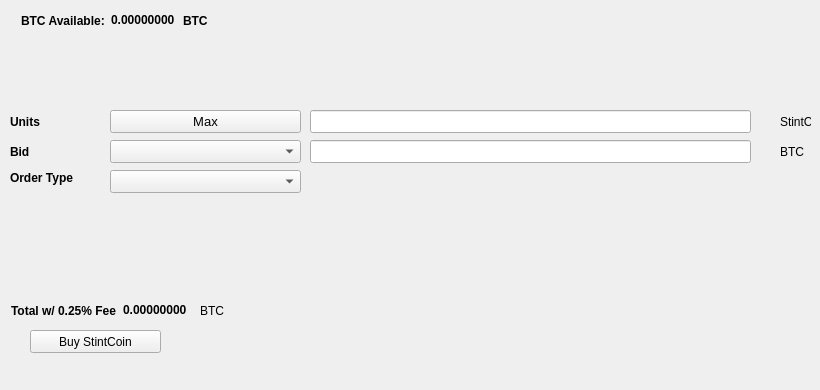
   <widget class="QWidget" name="BuyTab">
    <attribute name="title">
     <string>Buy</string>
    </attribute>
    <widget class="QPushButton" name="BuyStintCoin">
     <property name="geometry">
      <rect>
       <x>30</x>
       <y>330</y>
       <width>131</width>
       <height>23</height>
      </rect>
     </property>
     <property name="text">
      <string>Buy StintCoin</string>
     </property>
     <property name="icon">
      <iconset resource="../stintcoin.qrc">
       <normaloff>:/icons/bitcoin</normaloff>:/icons/bitcoin</iconset>
     </property>
    </widget>
    <widget class="QLabel" name="label_3">
     <property name="geometry">
      <rect>
       <x>10</x>
       <y>110</y>
       <width>46</width>
       <height>23</height>
      </rect>
     </property>
     <property name="font">
      <font>
       <weight>75</weight>
       <bold>true</bold>
      </font>
     </property>
     <property name="text">
      <string>Units</string>
     </property>
    </widget>
    <widget class="QLineEdit" name="UnitsInput">
     <property name="geometry">
      <rect>
       <x>310</x>
       <y>110</y>
       <width>441</width>
       <height>23</height>
      </rect>
     </property>
     <property name="font">
      <font>
       <pointsize>9</pointsize>
       <weight>75</weight>
       <bold>true</bold>
      </font>
     </property>
    </widget>
    <widget class="QLineEdit" name="BuyBidPriceEdit">
     <property name="geometry">
      <rect>
       <x>310</x>
       <y>140</y>
       <width>441</width>
       <height>23</height>
      </rect>
     </property>
     <property name="font">
      <font>
       <pointsize>9</pointsize>
       <weight>75</weight>
       <bold>true</bold>
      </font>
     </property>
    </widget>
    <widget class="QLabel" name="label_4">
     <property name="geometry">
      <rect>
       <x>780</x>
       <y>110</y>
       <width>31</width>
       <height>23</height>
      </rect>
     </property>
     <property name="text">
      <string>StintCoin</string>
     </property>
    </widget>
    <widget class="QLabel" name="label_5">
     <property name="geometry">
      <rect>
       <x>780</x>
       <y>140</y>
       <width>31</width>
       <height>23</height>
      </rect>
     </property>
     <property name="text">
      <string>BTC</string>
     </property>
    </widget>
    <widget class="QLabel" name="label_6">
     <property name="geometry">
      <rect>
       <x>10</x>
       <y>140</y>
       <width>46</width>
       <height>23</height>
      </rect>
     </property>
     <property name="font">
      <font>
       <weight>75</weight>
       <bold>true</bold>
      </font>
     </property>
     <property name="text">
      <string>Bid</string>
     </property>
    </widget>
    <widget class="QLabel" name="label_7">
     <property name="geometry">
      <rect>
       <x>10</x>
       <y>170</y>
       <width>91</width>
       <height>16</height>
      </rect>
     </property>
     <property name="font">
      <font>
       <weight>75</weight>
       <bold>true</bold>
      </font>
     </property>
     <property name="text">
      <string>Order Type</string>
     </property>
    </widget>
    <widget class="QPushButton" name="Buy_Max_Amount">
     <property name="geometry">
      <rect>
       <x>110</x>
       <y>110</y>
       <width>191</width>
       <height>23</height>
      </rect>
     </property>
     <property name="font">
      <font>
       <pointsize>10</pointsize>
      </font>
     </property>
     <property name="text">
      <string>Max</string>
     </property>
    </widget>
    <widget class="QComboBox" name="BuyBidcomboBox">
     <property name="geometry">
      <rect>
       <x>110</x>
       <y>140</y>
       <width>191</width>
       <height>23</height>
      </rect>
     </property>
     <property name="font">
      <font>
       <pointsize>10</pointsize>
      </font>
     </property>
    </widget>
    <widget class="QComboBox" name="buyOrdertypeCombo">
     <property name="geometry">
      <rect>
       <x>110</x>
       <y>170</y>
       <width>191</width>
       <height>23</height>
      </rect>
     </property>
     <property name="font">
      <font>
       <pointsize>10</pointsize>
      </font>
     </property>
    </widget>
    <widget class="QWidget" name="layoutWidget1">
     <property name="geometry">
      <rect>
       <x>21</x>
       <y>11</y>
       <width>227</width>
       <height>19</height>
      </rect>
     </property>
     <layout class="QHBoxLayout" name="horizontalLayout_3">
      <item>
       <widget class="QLabel" name="label232">
        <property name="font">
         <font>
          <weight>75</weight>
          <bold>true</bold>
         </font>
        </property>
        <property name="text">
         <string>BTC Available:</string>
        </property>
       </widget>
      </item>
      <item>
       <widget class="QLabel" name="BtcAvailableLbl">
        <property name="palette">
         <palette>
          <active>
           <colorrole role="WindowText">
            <brush brushstyle="SolidPattern">
             <color alpha="255">
              <red>0</red>
              <green>0</green>
              <blue>0</blue>
             </color>
            </brush>
           </colorrole>
           <colorrole role="Button">
            <brush brushstyle="SolidPattern">
             <color alpha="255">
              <red>0</red>
              <green>170</green>
              <blue>0</blue>
             </color>
            </brush>
           </colorrole>
           <colorrole role="Light">
            <brush brushstyle="SolidPattern">
             <color alpha="255">
              <red>0</red>
              <green>255</green>
              <blue>0</blue>
             </color>
            </brush>
           </colorrole>
           <colorrole role="Midlight">
            <brush brushstyle="SolidPattern">
             <color alpha="255">
              <red>0</red>
              <green>212</green>
              <blue>0</blue>
             </color>
            </brush>
           </colorrole>
           <colorrole role="Dark">
            <brush brushstyle="SolidPattern">
             <color alpha="255">
              <red>0</red>
              <green>85</green>
              <blue>0</blue>
             </color>
            </brush>
           </colorrole>
           <colorrole role="Mid">
            <brush brushstyle="SolidPattern">
             <color alpha="255">
              <red>0</red>
              <green>113</green>
              <blue>0</blue>
             </color>
            </brush>
           </colorrole>
           <colorrole role="Text">
            <brush brushstyle="SolidPattern">
             <color alpha="255">
              <red>0</red>
              <green>170</green>
              <blue>0</blue>
             </color>
            </brush>
           </colorrole>
           <colorrole role="BrightText">
            <brush brushstyle="SolidPattern">
             <color alpha="255">
              <red>255</red>
              <green>255</green>
              <blue>255</blue>
             </color>
            </brush>
           </colorrole>
           <colorrole role="ButtonText">
            <brush brushstyle="SolidPattern">
             <color alpha="255">
              <red>0</red>
              <green>0</green>
              <blue>0</blue>
             </color>
            </brush>
           </colorrole>
           <colorrole role="Base">
            <brush brushstyle="SolidPattern">
             <color alpha="255">
              <red>255</red>
              <green>255</green>
              <blue>255</blue>
             </color>
            </brush>
           </colorrole>
           <colorrole role="Window">
            <brush brushstyle="SolidPattern">
             <color alpha="255">
              <red>0</red>
              <green>170</green>
              <blue>0</blue>
             </color>
            </brush>
           </colorrole>
           <colorrole role="Shadow">
            <brush brushstyle="SolidPattern">
             <color alpha="255">
              <red>0</red>
              <green>0</green>
              <blue>0</blue>
             </color>
            </brush>
           </colorrole>
           <colorrole role="AlternateBase">
            <brush brushstyle="SolidPattern">
             <color alpha="255">
              <red>127</red>
              <green>212</green>
              <blue>127</blue>
             </color>
            </brush>
           </colorrole>
           <colorrole role="ToolTipBase">
            <brush brushstyle="SolidPattern">
             <color alpha="255">
              <red>255</red>
              <green>255</green>
              <blue>220</blue>
             </color>
            </brush>
           </colorrole>
           <colorrole role="ToolTipText">
            <brush brushstyle="SolidPattern">
             <color alpha="255">
              <red>0</red>
              <green>0</green>
              <blue>0</blue>
             </color>
            </brush>
           </colorrole>
          </active>
          <inactive>
           <colorrole role="WindowText">
            <brush brushstyle="SolidPattern">
             <color alpha="255">
              <red>0</red>
              <green>0</green>
              <blue>0</blue>
             </color>
            </brush>
           </colorrole>
           <colorrole role="Button">
            <brush brushstyle="SolidPattern">
             <color alpha="255">
              <red>0</red>
              <green>170</green>
              <blue>0</blue>
             </color>
            </brush>
           </colorrole>
           <colorrole role="Light">
            <brush brushstyle="SolidPattern">
             <color alpha="255">
              <red>0</red>
              <green>255</green>
              <blue>0</blue>
             </color>
            </brush>
           </colorrole>
           <colorrole role="Midlight">
            <brush brushstyle="SolidPattern">
             <color alpha="255">
              <red>0</red>
              <green>212</green>
              <blue>0</blue>
             </color>
            </brush>
           </colorrole>
           <colorrole role="Dark">
            <brush brushstyle="SolidPattern">
             <color alpha="255">
              <red>0</red>
              <green>85</green>
              <blue>0</blue>
             </color>
            </brush>
           </colorrole>
           <colorrole role="Mid">
            <brush brushstyle="SolidPattern">
             <color alpha="255">
              <red>0</red>
              <green>113</green>
              <blue>0</blue>
             </color>
            </brush>
           </colorrole>
           <colorrole role="Text">
            <brush brushstyle="SolidPattern">
             <color alpha="255">
              <red>0</red>
              <green>170</green>
              <blue>0</blue>
             </color>
            </brush>
           </colorrole>
           <colorrole role="BrightText">
            <brush brushstyle="SolidPattern">
             <color alpha="255">
              <red>255</red>
              <green>255</green>
              <blue>255</blue>
             </color>
            </brush>
           </colorrole>
           <colorrole role="ButtonText">
            <brush brushstyle="SolidPattern">
             <color alpha="255">
              <red>0</red>
              <green>0</green>
              <blue>0</blue>
             </color>
            </brush>
           </colorrole>
           <colorrole role="Base">
            <brush brushstyle="SolidPattern">
             <color alpha="255">
              <red>255</red>
              <green>255</green>
              <blue>255</blue>
             </color>
            </brush>
           </colorrole>
           <colorrole role="Window">
            <brush brushstyle="SolidPattern">
             <color alpha="255">
              <red>0</red>
              <green>170</green>
              <blue>0</blue>
             </color>
            </brush>
           </colorrole>
           <colorrole role="Shadow">
            <brush brushstyle="SolidPattern">
             <color alpha="255">
              <red>0</red>
              <green>0</green>
              <blue>0</blue>
             </color>
            </brush>
           </colorrole>
           <colorrole role="AlternateBase">
            <brush brushstyle="SolidPattern">
             <color alpha="255">
              <red>127</red>
              <green>212</green>
              <blue>127</blue>
             </color>
            </brush>
           </colorrole>
           <colorrole role="ToolTipBase">
            <brush brushstyle="SolidPattern">
             <color alpha="255">
              <red>255</red>
              <green>255</green>
              <blue>220</blue>
             </color>
            </brush>
           </colorrole>
           <colorrole role="ToolTipText">
            <brush brushstyle="SolidPattern">
             <color alpha="255">
              <red>0</red>
              <green>0</green>
              <blue>0</blue>
             </color>
            </brush>
           </colorrole>
          </inactive>
          <disabled>
           <colorrole role="WindowText">
            <brush brushstyle="SolidPattern">
             <color alpha="255">
              <red>0</red>
              <green>85</green>
              <blue>0</blue>
             </color>
            </brush>
           </colorrole>
           <colorrole role="Button">
            <brush brushstyle="SolidPattern">
             <color alpha="255">
              <red>0</red>
              <green>170</green>
              <blue>0</blue>
             </color>
            </brush>
           </colorrole>
           <colorrole role="Light">
            <brush brushstyle="SolidPattern">
             <color alpha="255">
              <red>0</red>
              <green>255</green>
              <blue>0</blue>
             </color>
            </brush>
           </colorrole>
           <colorrole role="Midlight">
            <brush brushstyle="SolidPattern">
             <color alpha="255">
              <red>0</red>
              <green>212</green>
              <blue>0</blue>
             </color>
            </brush>
           </colorrole>
           <colorrole role="Dark">
            <brush brushstyle="SolidPattern">
             <color alpha="255">
              <red>0</red>
              <green>85</green>
              <blue>0</blue>
             </color>
            </brush>
           </colorrole>
           <colorrole role="Mid">
            <brush brushstyle="SolidPattern">
             <color alpha="255">
              <red>0</red>
              <green>113</green>
              <blue>0</blue>
             </color>
            </brush>
           </colorrole>
           <colorrole role="Text">
            <brush brushstyle="SolidPattern">
             <color alpha="255">
              <red>0</red>
              <green>85</green>
              <blue>0</blue>
             </color>
            </brush>
           </colorrole>
           <colorrole role="BrightText">
            <brush brushstyle="SolidPattern">
             <color alpha="255">
              <red>255</red>
              <green>255</green>
              <blue>255</blue>
             </color>
            </brush>
           </colorrole>
           <colorrole role="ButtonText">
            <brush brushstyle="SolidPattern">
             <color alpha="255">
              <red>0</red>
              <green>85</green>
              <blue>0</blue>
             </color>
            </brush>
           </colorrole>
           <colorrole role="Base">
            <brush brushstyle="SolidPattern">
             <color alpha="255">
              <red>0</red>
              <green>170</green>
              <blue>0</blue>
             </color>
            </brush>
           </colorrole>
           <colorrole role="Window">
            <brush brushstyle="SolidPattern">
             <color alpha="255">
              <red>0</red>
              <green>170</green>
              <blue>0</blue>
             </color>
            </brush>
           </colorrole>
           <colorrole role="Shadow">
            <brush brushstyle="SolidPattern">
             <color alpha="255">
              <red>0</red>
              <green>0</green>
              <blue>0</blue>
             </color>
            </brush>
           </colorrole>
           <colorrole role="AlternateBase">
            <brush brushstyle="SolidPattern">
             <color alpha="255">
              <red>0</red>
              <green>170</green>
              <blue>0</blue>
             </color>
            </brush>
           </colorrole>
           <colorrole role="ToolTipBase">
            <brush brushstyle="SolidPattern">
             <color alpha="255">
              <red>255</red>
              <green>255</green>
              <blue>220</blue>
             </color>
            </brush>
           </colorrole>
           <colorrole role="ToolTipText">
            <brush brushstyle="SolidPattern">
             <color alpha="255">
              <red>0</red>
              <green>0</green>
              <blue>0</blue>
             </color>
            </brush>
           </colorrole>
          </disabled>
         </palette>
        </property>
        <property name="font">
         <font>
          <weight>75</weight>
          <bold>true</bold>
         </font>
        </property>
        <property name="text">
         <string>0.00000000</string>
        </property>
        <property name="textInteractionFlags">
         <set>Qt::LinksAccessibleByMouse|Qt::TextSelectableByKeyboard|Qt::TextSelectableByMouse</set>
        </property>
       </widget>
      </item>
      <item>
       <widget class="QLabel" name="BtcAvailableLbl_2">
        <property name="font">
         <font>
          <weight>75</weight>
          <bold>true</bold>
         </font>
        </property>
        <property name="text">
         <string>BTC</string>
        </property>
       </widget>
      </item>
     </layout>
    </widget>
    <widget class="QWidget" name="layoutWidge2">
     <property name="geometry">
      <rect>
       <x>11</x>
       <y>301</y>
       <width>259</width>
       <height>19</height>
      </rect>
     </property>
     <layout class="QHBoxLayout" name="horizontalLayout_4">
      <item>
       <widget class="QLabel" name="label_9">
        <property name="font">
         <font>
          <weight>75</weight>
          <bold>true</bold>
         </font>
        </property>
        <property name="text">
         <string>Total w/ 0.25% Fee</string>
        </property>
       </widget>
      </item>
      <item>
       <widget class="QLabel" name="BuyCostLabel">
        <property name="palette">
         <palette>
          <active>
           <colorrole role="WindowText">
            <brush brushstyle="SolidPattern">
             <color alpha="255">
              <red>0</red>
              <green>0</green>
              <blue>0</blue>
             </color>
            </brush>
           </colorrole>
           <colorrole role="Button">
            <brush brushstyle="SolidPattern">
             <color alpha="255">
              <red>0</red>
              <green>170</green>
              <blue>0</blue>
             </color>
            </brush>
           </colorrole>
           <colorrole role="Light">
            <brush brushstyle="SolidPattern">
             <color alpha="255">
              <red>0</red>
              <green>255</green>
              <blue>0</blue>
             </color>
            </brush>
           </colorrole>
           <colorrole role="Midlight">
            <brush brushstyle="SolidPattern">
             <color alpha="255">
              <red>0</red>
              <green>212</green>
              <blue>0</blue>
             </color>
            </brush>
           </colorrole>
           <colorrole role="Dark">
            <brush brushstyle="SolidPattern">
             <color alpha="255">
              <red>0</red>
              <green>85</green>
              <blue>0</blue>
             </color>
            </brush>
           </colorrole>
           <colorrole role="Mid">
            <brush brushstyle="SolidPattern">
             <color alpha="255">
              <red>0</red>
              <green>113</green>
              <blue>0</blue>
             </color>
            </brush>
           </colorrole>
           <colorrole role="Text">
            <brush brushstyle="SolidPattern">
             <color alpha="255">
              <red>0</red>
              <green>170</green>
              <blue>0</blue>
             </color>
            </brush>
           </colorrole>
           <colorrole role="BrightText">
            <brush brushstyle="SolidPattern">
             <color alpha="255">
              <red>255</red>
              <green>255</green>
              <blue>255</blue>
             </color>
            </brush>
           </colorrole>
           <colorrole role="ButtonText">
            <brush brushstyle="SolidPattern">
             <color alpha="255">
              <red>0</red>
              <green>0</green>
              <blue>0</blue>
             </color>
            </brush>
           </colorrole>
           <colorrole role="Base">
            <brush brushstyle="SolidPattern">
             <color alpha="255">
              <red>255</red>
              <green>255</green>
              <blue>255</blue>
             </color>
            </brush>
           </colorrole>
           <colorrole role="Window">
            <brush brushstyle="SolidPattern">
             <color alpha="255">
              <red>0</red>
              <green>170</green>
              <blue>0</blue>
             </color>
            </brush>
           </colorrole>
           <colorrole role="Shadow">
            <brush brushstyle="SolidPattern">
             <color alpha="255">
              <red>0</red>
              <green>0</green>
              <blue>0</blue>
             </color>
            </brush>
           </colorrole>
           <colorrole role="AlternateBase">
            <brush brushstyle="SolidPattern">
             <color alpha="255">
              <red>127</red>
              <green>212</green>
              <blue>127</blue>
             </color>
            </brush>
           </colorrole>
           <colorrole role="ToolTipBase">
            <brush brushstyle="SolidPattern">
             <color alpha="255">
              <red>255</red>
              <green>255</green>
              <blue>220</blue>
             </color>
            </brush>
           </colorrole>
           <colorrole role="ToolTipText">
            <brush brushstyle="SolidPattern">
             <color alpha="255">
              <red>0</red>
              <green>0</green>
              <blue>0</blue>
             </color>
            </brush>
           </colorrole>
          </active>
          <inactive>
           <colorrole role="WindowText">
            <brush brushstyle="SolidPattern">
             <color alpha="255">
              <red>0</red>
              <green>0</green>
              <blue>0</blue>
             </color>
            </brush>
           </colorrole>
           <colorrole role="Button">
            <brush brushstyle="SolidPattern">
             <color alpha="255">
              <red>0</red>
              <green>170</green>
              <blue>0</blue>
             </color>
            </brush>
           </colorrole>
           <colorrole role="Light">
            <brush brushstyle="SolidPattern">
             <color alpha="255">
              <red>0</red>
              <green>255</green>
              <blue>0</blue>
             </color>
            </brush>
           </colorrole>
           <colorrole role="Midlight">
            <brush brushstyle="SolidPattern">
             <color alpha="255">
              <red>0</red>
              <green>212</green>
              <blue>0</blue>
             </color>
            </brush>
           </colorrole>
           <colorrole role="Dark">
            <brush brushstyle="SolidPattern">
             <color alpha="255">
              <red>0</red>
              <green>85</green>
              <blue>0</blue>
             </color>
            </brush>
           </colorrole>
           <colorrole role="Mid">
            <brush brushstyle="SolidPattern">
             <color alpha="255">
              <red>0</red>
              <green>113</green>
              <blue>0</blue>
             </color>
            </brush>
           </colorrole>
           <colorrole role="Text">
            <brush brushstyle="SolidPattern">
             <color alpha="255">
              <red>0</red>
              <green>170</green>
              <blue>0</blue>
             </color>
            </brush>
           </colorrole>
           <colorrole role="BrightText">
            <brush brushstyle="SolidPattern">
             <color alpha="255">
              <red>255</red>
              <green>255</green>
              <blue>255</blue>
             </color>
            </brush>
           </colorrole>
           <colorrole role="ButtonText">
            <brush brushstyle="SolidPattern">
             <color alpha="255">
              <red>0</red>
              <green>0</green>
              <blue>0</blue>
             </color>
            </brush>
           </colorrole>
           <colorrole role="Base">
            <brush brushstyle="SolidPattern">
             <color alpha="255">
              <red>255</red>
              <green>255</green>
              <blue>255</blue>
             </color>
            </brush>
           </colorrole>
           <colorrole role="Window">
            <brush brushstyle="SolidPattern">
             <color alpha="255">
              <red>0</red>
              <green>170</green>
              <blue>0</blue>
             </color>
            </brush>
           </colorrole>
           <colorrole role="Shadow">
            <brush brushstyle="SolidPattern">
             <color alpha="255">
              <red>0</red>
              <green>0</green>
              <blue>0</blue>
             </color>
            </brush>
           </colorrole>
           <colorrole role="AlternateBase">
            <brush brushstyle="SolidPattern">
             <color alpha="255">
              <red>127</red>
              <green>212</green>
              <blue>127</blue>
             </color>
            </brush>
           </colorrole>
           <colorrole role="ToolTipBase">
            <brush brushstyle="SolidPattern">
             <color alpha="255">
              <red>255</red>
              <green>255</green>
              <blue>220</blue>
             </color>
            </brush>
           </colorrole>
           <colorrole role="ToolTipText">
            <brush brushstyle="SolidPattern">
             <color alpha="255">
              <red>0</red>
              <green>0</green>
              <blue>0</blue>
             </color>
            </brush>
           </colorrole>
          </inactive>
          <disabled>
           <colorrole role="WindowText">
            <brush brushstyle="SolidPattern">
             <color alpha="255">
              <red>0</red>
              <green>85</green>
              <blue>0</blue>
             </color>
            </brush>
           </colorrole>
           <colorrole role="Button">
            <brush brushstyle="SolidPattern">
             <color alpha="255">
              <red>0</red>
              <green>170</green>
              <blue>0</blue>
             </color>
            </brush>
           </colorrole>
           <colorrole role="Light">
            <brush brushstyle="SolidPattern">
             <color alpha="255">
              <red>0</red>
              <green>255</green>
              <blue>0</blue>
             </color>
            </brush>
           </colorrole>
           <colorrole role="Midlight">
            <brush brushstyle="SolidPattern">
             <color alpha="255">
              <red>0</red>
              <green>212</green>
              <blue>0</blue>
             </color>
            </brush>
           </colorrole>
           <colorrole role="Dark">
            <brush brushstyle="SolidPattern">
             <color alpha="255">
              <red>0</red>
              <green>85</green>
              <blue>0</blue>
             </color>
            </brush>
           </colorrole>
           <colorrole role="Mid">
            <brush brushstyle="SolidPattern">
             <color alpha="255">
              <red>0</red>
              <green>113</green>
              <blue>0</blue>
             </color>
            </brush>
           </colorrole>
           <colorrole role="Text">
            <brush brushstyle="SolidPattern">
             <color alpha="255">
              <red>0</red>
              <green>85</green>
              <blue>0</blue>
             </color>
            </brush>
           </colorrole>
           <colorrole role="BrightText">
            <brush brushstyle="SolidPattern">
             <color alpha="255">
              <red>255</red>
              <green>255</green>
              <blue>255</blue>
             </color>
            </brush>
           </colorrole>
           <colorrole role="ButtonText">
            <brush brushstyle="SolidPattern">
             <color alpha="255">
              <red>0</red>
              <green>85</green>
              <blue>0</blue>
             </color>
            </brush>
           </colorrole>
           <colorrole role="Base">
            <brush brushstyle="SolidPattern">
             <color alpha="255">
              <red>0</red>
              <green>170</green>
              <blue>0</blue>
             </color>
            </brush>
           </colorrole>
           <colorrole role="Window">
            <brush brushstyle="SolidPattern">
             <color alpha="255">
              <red>0</red>
              <green>170</green>
              <blue>0</blue>
             </color>
            </brush>
           </colorrole>
           <colorrole role="Shadow">
            <brush brushstyle="SolidPattern">
             <color alpha="255">
              <red>0</red>
              <green>0</green>
              <blue>0</blue>
             </color>
            </brush>
           </colorrole>
           <colorrole role="AlternateBase">
            <brush brushstyle="SolidPattern">
             <color alpha="255">
              <red>0</red>
              <green>170</green>
              <blue>0</blue>
             </color>
            </brush>
           </colorrole>
           <colorrole role="ToolTipBase">
            <brush brushstyle="SolidPattern">
             <color alpha="255">
              <red>255</red>
              <green>255</green>
              <blue>220</blue>
             </color>
            </brush>
           </colorrole>
           <colorrole role="ToolTipText">
            <brush brushstyle="SolidPattern">
             <color alpha="255">
              <red>0</red>
              <green>0</green>
              <blue>0</blue>
             </color>
            </brush>
           </colorrole>
          </disabled>
         </palette>
        </property>
        <property name="font">
         <font>
          <weight>75</weight>
          <bold>true</bold>
         </font>
        </property>
        <property name="autoFillBackground">
         <bool>false</bool>
        </property>
        <property name="text">
         <string>0.00000000</string>
        </property>
        <property name="textInteractionFlags">
         <set>Qt::LinksAccessibleByMouse|Qt::TextSelectableByMouse</set>
        </property>
       </widget>
      </item>
      <item>
       <widget class="QLabel" name="label_10">
        <property name="font">
         <font>
          <weight>50</weight>
          <bold>false</bold>
         </font>
        </property>
        <property name="text">
         <string>BTC</string>
        </property>
       </widget>
      </item>
     </layout>
    </widget>
    <widget class="QLabel" name="label_24">
     <property name="geometry">
      <rect>
       <x>460</x>
       <y>300</y>
       <width>281</width>
       <height>81</height>
      </rect>
     </property>
     <property name="text">
      <string/>
     </property>
     <property name="pixmap">
      <pixmap>:/images/bittrex</pixmap>
     </property>
    </widget>
   </widget>
